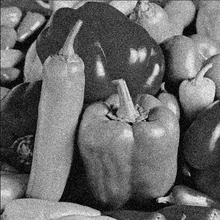
%> input picture 01_Otsu大津算法/二维OTSU/NgPeppers.tif, 220 x 220 px, shrunk from 512 x 512 before the run
$ octave test.m   (GNU Octave 9; MATLAB toolbox functions it lacks are replaced by stand-ins)
%> lines starting %> are read from the running program, lines starting %| are printed output that depends on the picture
### 01_Otsu大津算法/二维OTSU/OTSU2D.m
function [finalThreshold] = OTSU2D(image)

%{
函数说明： 利用二维OTSU对灰度图的直方图进行阈值选择
函数参数：
        image：灰度图
函数返回值：
        finalThreshold：OTSU阈值化的最佳阈值
-------------------------------------------------------------------
调用实例：
        [finalThreshold] = OTSU2D(image)；
%}

    % 只使用replicate和symmetric 必须使用both来扩展图像四周边界 [1 1]表示图像每条边向外扩展1个像素
    imgpad1 = padarray(image, [1 1], 'replicate', 'both');

    Histogram = imhist(image);
    TrMax = 0.0; % 用于存放矩阵的秩（矩阵对角线之和）
    [height, width] = size(image);
    N = height * width;
    L = length(Histogram);
% [6 lines of commented-out code are left out]
    Histogram1 = zeros(L);
    mean_gray = 0;
    img1 = zeros(height, width);
    for i = 2 : height + 1
        for j = 2 : width + 1

            for m = i - 1 : i + 1
                for n = j - 1 : j + 1
                    mean_gray = mean_gray + imgpad1(m, n);
                end
            end

            mean_gray = mean_gray / 9;
            img1(i - 1, j - 1) = mean_gray;

            Histogram1(imgpad1(i, j) - 1, mean_gray - 1) = Histogram1(imgpad1(i, j) - 1, mean_gray - 1) + 1;

        end
    end

    Histogram1 = Histogram1 / N; % 归一化的每一个二元组的概率分布

    S = zeros(1, 256); %统计前i行概率的数组
	N1 = zeros(1, 256); %统计遍历过程中前景区i分量的值
	N2 = zeros(1, 256); %统计遍历过程中前景区j分量的值

	for i = 1 : 255
		x = 0; n1 = 0; n2 = 0;
		for j = 1 : 255

			x = x + Histogram1(i, j + 1);
			n1 = n1 + ((i) * Histogram1(i, j + 1)); % 遍历过程中前景区i分量的值
			n2 = n2 + (j * Histogram1(i, j + 1)); % 遍历过程中前景区j分量的值

        end
		S(i + 1) = x + S(i);
		N1(i + 1) = n1 + N1(i);
		N2(i + 1) = n2 + N2(i);
    end


    Fgi = 0.0;    %前景区域均值向量i分量
	Fgj = 0.0;    %前景区域均值向量j分量
	Bgi = 0.0;    %背景区域均值向量i分量
	Bgj = 0.0;    %背景区域均值向量j分量

	Pai = 0.0;    %全局均值向量i分量 panorama(全景)
	Paj = 0.0;    %全局均值向量j分量
	w0 = 0.0;     %前景区域联合概率密度
	w1 = 0.0;     %背景区域联合概率密度

	num1 = 0.0;   %遍历过程中前景区i分量的值
	num2 = 0.0;   %遍历过程中前景区j分量的值
	num3 = 0.0;   %遍历过程中背景区i分量的值
	num4 = 0.0;   %遍历过程中背景区j分量的值

	Threshold_s = 0; %阈值s
	Threshold_t = 0; %阈值t

    M = 0;
	temp = 0.0;   %存储矩阵迹的最大值
	for i = 1 : L
        for j = 1 : L
			Pai = Pai + i * Histogram1(i, j);   %全局均值向量i分量计算
			Paj = Paj + j * Histogram1(i, j);   %全局均值向量j分量计算
        end
    end

    for i = 1 : L
        if i > 1
            w0 =w0 + S(i - 1);
			num1 =num1 + N1(i - 1);
			num2 =num2 + N2(i - 1);
        end

        for j = 1 : L
            w0 = w0 + Histogram1(i, j); % 前景的概率
            num1 = num1 + i * Histogram1(i, j); % 遍历过程中前景区i分量的值
            num2 = num2 + j * Histogram1(i, j); % 遍历过程中前景区j分量的值

            w1 = 1 - w0; % 背景的概率
            num3 = Pai - num1; % 遍历过程中背景区i分量的值
            num4 = Paj - num2; % 遍历过程中背景区j分量的值
        end

        Fgi = num1 / w0;
        Fgj = num2 / w1;
        Bgi = num3 / w0;
        Bgj = num4 / w1;
        TrMax = ((w0 * Pai - num1)*(w0 * Pai - num1) + ...
                    (w0 * Paj - num2)*(w0 * Paj - num2)) / ...
                    (w0 * w1);

        if (TrMax > temp)
            temp = TrMax;
            Threshold_s = i;
            Threshold_t = j;
        end
    end

    finalThreshold = Threshold_s;

end

### 01_Otsu大津算法/二维OTSU/test.m
% 测试二维OTSU阈值分割的程序
close all;clc, clear;

% 1 选取图像
[fileName, pathName] = uigetfile({'*.*'; '*.bmp'; '*.jpg'}, 'Select the original image file');
%> the answer given: NgPeppers.tif
fileName = strcat(pathName, fileName);
image = imread(fileName);
%> image is the input picture: size 220x220 uint8; min 0, max 245, mean 105

% 1.1 如果是彩色图像直接转化为灰度图像
if size(image, 3) == 3
    figure, imshow(image), title('Original Color Image');
    image = rgb2gray(image);
end

% 2 直方图归一化
Histogram = imhist(image);
%> Histogram = 256 values, max 418 at index 158, min 0 at index 242, mean 189.1
Histogram = Histogram / sum(Histogram);
%> Histogram = 256 values, max 0.00864 at index 158, min 0 at index 242, mean 0.00391

% 3 使用二维OTSU方法分割图像并显示运行时间
tic;
threshold = OTSU2D(image);
%> in OTSU2D, `imgpad1 = padarray(image, [1 1], 'replicate', 'both');`:
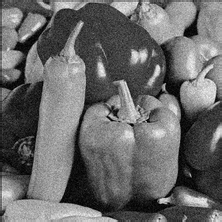
%> imgpad1: size 222x222 uint8; min 0, max 245, mean 105
%> in OTSU2D, `Histogram = imhist(image);`: Histogram = 256 values, max 418 at index 158, min 0 at index 242, mean 189.1
%> the run ends on the next line
